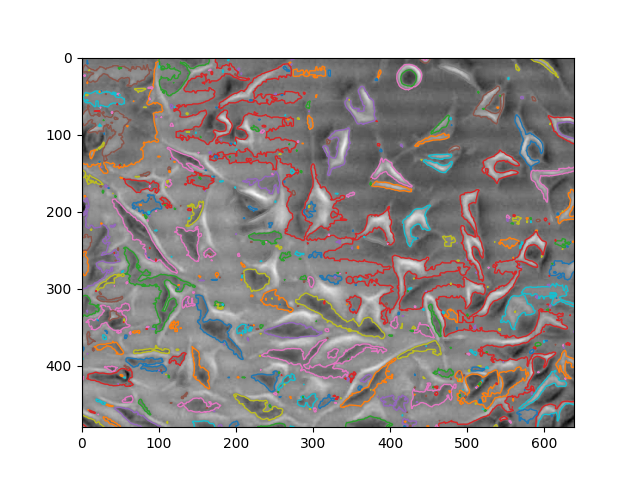
#> input picture inhib_cells/contours_after_log.png, 640 x 480 px
$ python -i inhib_cells_bboxes.py   (imports and definitions only)   (older library calls are emulated)
#> lines starting #> are read from the running program, lines starting #| are printed output that depends on the picture; after the words box and inside, x2 and y2 are one past the last pixel; in counts of white or black regions, pixels touching at a corner belong together
### utils/preprocess.py
import colorsys
import math

import cv2
import numpy as np
from skimage import morphology
import warnings
import matplotlib.pyplot as plt
from skimage import measure

def illumination_correction(image):
    # Alternate filtering
    img = image.copy()
    for i in range(3, 100, 2):
        SE = cv2.getStructuringElement(cv2.MORPH_RECT, (i, 10))
        img = cv2.morphologyEx(img, cv2.MORPH_OPEN, SE)
        img = cv2.morphologyEx(img, cv2.MORPH_CLOSE, SE)

    I_ilumination = image - 0.9 * img + np.mean(0.9 * img)
    return I_ilumination

# [290 lines left out: functions nms, EGT_Segmentation, percentile_computation, fill_holes, mask_overlay, rgb_to_hsv and 5 more, not called in this run]

### alive_cells/test.py
import numpy as np
from PIL import Image
import os
def nms(bounding_boxes, confidence_score, threshold):
    # If no bounding boxes, return empty list
    if len(bounding_boxes) == 0:
        return [], []

    # Bounding boxes
    boxes = np.array(bounding_boxes)

    # coordinates of bounding boxes
    start_x = boxes[:, 0]
    start_y = boxes[:, 1]
    end_x = boxes[:, 2]
    end_y = boxes[:, 3]

    # Confidence scores of bounding boxes
    score = np.array(confidence_score)

    # Picked bounding boxes
    picked_boxes = []
    picked_score = []

    # Compute areas of bounding boxes
    areas = (end_x - start_x + 1) * (end_y - start_y + 1)

    # Sort by confidence score of bounding boxes
    order = np.argsort(score)

    # Iterate bounding boxes
    while order.size > 0:
        # The index of largest confidence score
        index = order[-1]

        # Pick the bounding box with largest confidence score
        picked_boxes.append(bounding_boxes[index])
        picked_score.append(confidence_score[index])

        # Compute ordinates of intersection-over-union(IOU)
        x1 = np.maximum(start_x[index], start_x[order[:-1]])
        x2 = np.minimum(end_x[index], end_x[order[:-1]])
        y1 = np.maximum(start_y[index], start_y[order[:-1]])
        y2 = np.minimum(end_y[index], end_y[order[:-1]])

        # Compute areas of intersection-over-union
        w = np.maximum(0.0, x2 - x1 + 1)
        h = np.maximum(0.0, y2 - y1 + 1)
        intersection = w * h

        # Compute the ratio between intersection and union
        ratio = intersection / (areas[index] + areas[order[:-1]] - intersection)

        left = np.where(ratio < threshold)
        order = order[left]

    return picked_boxes, picked_score

# [30 lines left out: function save_mask_png, not called in this run]

# from scipy.signal.signaltools import convolve2d
#
# from BaseHHO import *
# import os
# import cv2
# from skimage import morphology
# import matplotlib.pyplot as plt
# from HomomorphicFilter import *
# root_path='named_images_split/train'
# for i in os.listdir(root_path):
#     mask_grey = cv2.imread(os.path.join(root_path,i)),cv2.IMREAD_GRAYSCALE)
#     closing_kernel = np.ones((80, 80))
#     closedImage = morphology.closing(mask_grey, closing_kernel)
#     bottomHatImage = closedImage - mask_grey
#
#     homo_filter = HomomorphicFilter(a=0.75, b=1.25)
#     img_filtered = homo_filter.filter(I=bottomHatImage, filter_params=2)
#     medianImage = cv2.medianBlur(img_filtered, 3)
#
#     plt.imshow(img_filtered, cmap='gray')
#     plt.show()
#
#     bottomHatImage = mask_grey
#     # cv2_imshow(bottomHatImage)
#
#     # print(bottomHatImage.max(), bottomHatImage.min())
#
#
#     # lateral
#     lateralKernel = [[-0.025, -0.025, -0.025, -0.025, -0.025],
#                      [-0.025, -0.075, -0.075, -0.075, -0.025],
#                      [-0.025, -0.075, 1, -0.075, -0.025],
#                      [-0.025, -0.075, -0.075, -0.075, -0.025],
#                      [-0.025, -0.025, -0.025, -0.025, -0.025]]
#
#     Ienhanced = bottomHatImage + convolve2d(bottomHatImage, lateralKernel, mode='same')
#
#     Ienhanced = (Ienhanced - Ienhanced.min()) / Ienhanced.max()
#     Ienhanced *= 255
#     Ienhanced = (Ienhanced - Ienhanced.min()) / Ienhanced.max()
#     Ienhanced *= 255
#
#     # cv2_imshow(Ienhanced)
#
#     # MCET-HHO
#     histogram, bin_edges = np.histogram(Ienhanced, bins=256, range=(0, 255))
#     histogram = histogram / (Ienhanced.shape[0] * Ienhanced.shape[1])
#     histogram[0] = 0
#     hho = BaseHHO(30, 250, 3, histogram)
#     gbest, _ = hho.train()
#
#     # binarizing based on best threshold
#     gbest[gbest < 0] = 0
#     gbest[gbest > 255] = 255
#     th = sorted(gbest)
#     # print(th)
#     Ienhanced[Ienhanced > th[2]] = 0
#     Ienhanced[Ienhanced < th[0]] = 0
#     Ienhanced[Ienhanced != 0] = 255
#     plt.imshow(Ienhanced, cmap='gray')
#     plt.show()

### inhib_cells/inhib_cells_bboxes.py
import numpy as np
import matplotlib.pyplot as plt
import cv2
import math
#from scipy import ndimage as ndi

#from skimage.segmentation import watershed
#from skimage.feature import peak_local_max
from skimage import feature
from skimage.color import rgb2gray
#from skimage import measure
from pathlib import Path
from skimage.measure import label, regionprops
from utils.preprocess import illumination_correction
from alive_cells.test import nms
import pandas as pd
import scipy.ndimage.filters
from tqdm import tqdm


def get_bboxes_inhib(image):
    image_gray = rgb2gray(image)
    cell_illumination_corrected = illumination_correction(image_gray)

    # plt.imshow(cell_illumination_corrected)
    # plt.show()

    edges1 = feature.canny(cell_illumination_corrected, sigma=0.1)

    SE = cv2.getStructuringElement(cv2.MORPH_RECT, (2, 2))
    edges1 = edges1.astype(np.uint8)
    edges1 = cv2.morphologyEx(edges1*255, cv2.MORPH_CLOSE, SE)

    label_im = label(edges1, connectivity=2)
    regions = regionprops(label_im)

    # fig, ax = plt.subplots()
    # ax.imshow(image, cmap=plt.cm.gray)
    # plt.show()
    boxeslist = {"cell_type": [], "x_min": [],
                 "y_min": [], "x_max": [], "y_max": []}
    dict_sum_counts = {}
    boxes_area = []
    boxes = []
    img = image.copy()
    for props in regions:
        # [6 lines of commented-out code are left out]

        minr, minc, maxr, maxc = props.bbox
        dict_sum_counts[props.area_bbox] = dict_sum_counts.get(
            props.area_bbox, 0) + 1
        is_large_or_small = not (
            props.area_bbox < 400 or props.area_bbox > 80000)
        if is_large_or_small and minc < maxc and minr < maxr:
            boxes.append([minc, minr, maxc, maxr])
            boxeslist["cell_type"].append("inhib")
            boxeslist["x_min"].append(minc)
            boxeslist["y_min"].append(minr)
            boxeslist["x_max"].append(maxc)
            boxeslist["y_max"].append(maxr)
            cv2.rectangle(img, (minr, minr),
                          (maxc, maxr), (255, 0, 0), 1)
            boxes_area.append(props.area_bbox)
        else:
            pass

    # plt.imshow(img)
    # plt.show()
    bboxes = pd.DataFrame(boxeslist)

    bboxes_numpy = bboxes[["x_min", "y_min", "x_max", "y_max"]].to_numpy()

    bboxes_post_nms = np.asarray(
        nms(bboxes_numpy, np.ones_like(boxes_area), 0.15)[0])

    # plt.bar(dict_sum_counts.keys(), dict_sum_counts.values(), color='g')
    # plt.show()

    boxes = pd.DataFrame(bboxes_post_nms, columns=[
                         "x_min", "y_min", "x_max", "y_max"])
    boxes['cell_type'] = 'inhib'
    return boxes[["cell_type", "x_min", "y_min", "x_max", "y_max"]]


# [35 lines not run here, left out]

>>> import cv2
>>> picture = cv2.cvtColor(cv2.imread('contours_after_log.png'), cv2.COLOR_BGR2RGB)
>>> result = get_bboxes_inhib(picture)
#> in get_bboxes_inhib, `image_gray = rgb2gray(image)`:
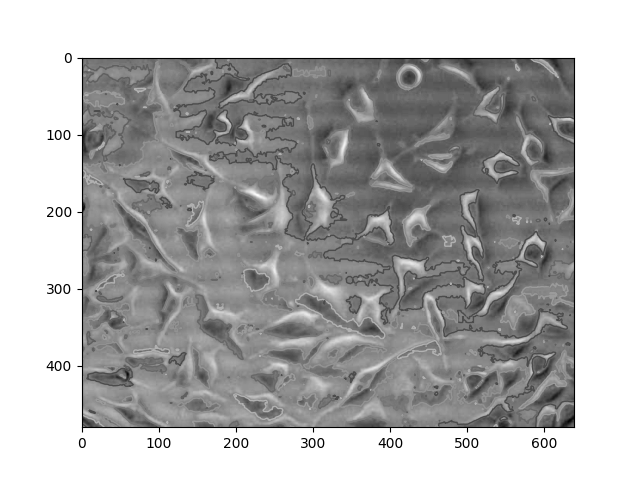
#> image_gray: shape (480, 640) float64; min 0, max 1, mean 0.69
#> after the loop in illumination_correction, `for i in range(3, 100, 2):`:
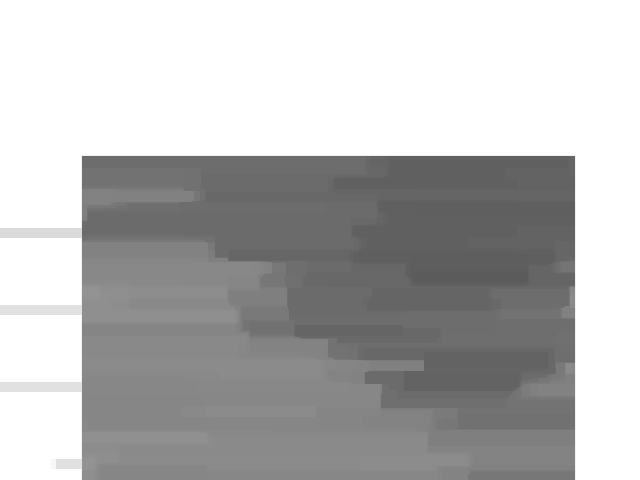
#> img: shape (480, 640) float64; min 0.357, max 1, mean 0.72
#> in illumination_correction, `I_ilumination = image - 0.9 * img + np.mean(0.9 * img)`:
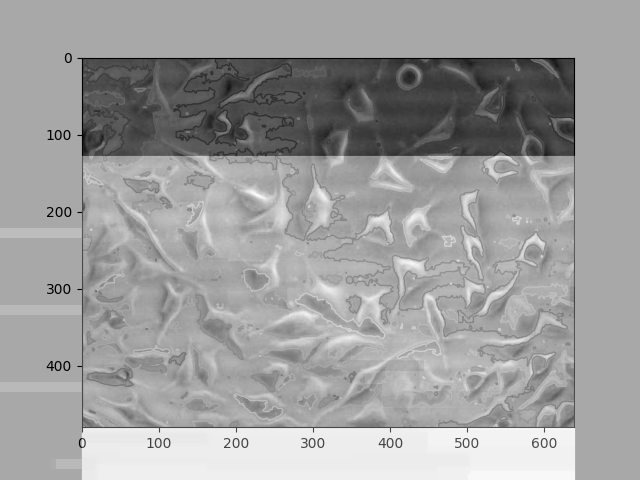
#> I_ilumination: shape (480, 640) float64; min -0.252, max 1.27, mean 0.69; drawn with min black and max white
#> in get_bboxes_inhib, `edges1 = feature.canny(cell_illumination_corrected, sigma=0.1)`:
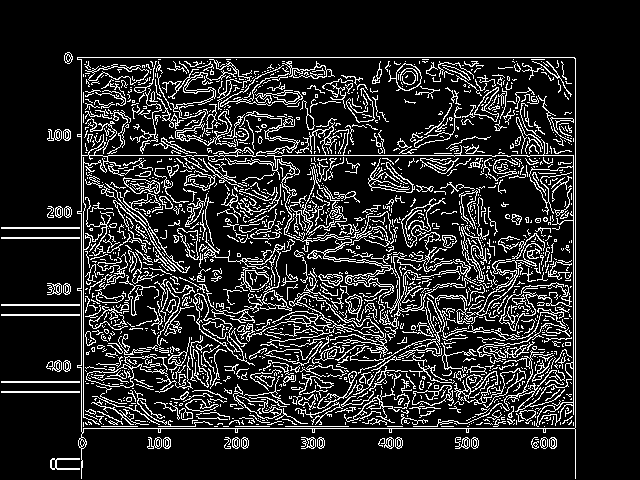
#> edges1: shape (480, 640) bool; 14.8% white in thin lines or dots, all inside (x1, y1, x2, y2) = (1, 52, 576, 479)
#> in get_bboxes_inhib, `SE = cv2.getStructuringElement(cv2.MORPH_RECT, (2, 2))`: SE = [[1, 1], [1, 1]]
#> in get_bboxes_inhib, `edges1 = cv2.morphologyEx(edges1*255, cv2.MORPH_CLOSE, SE)`:
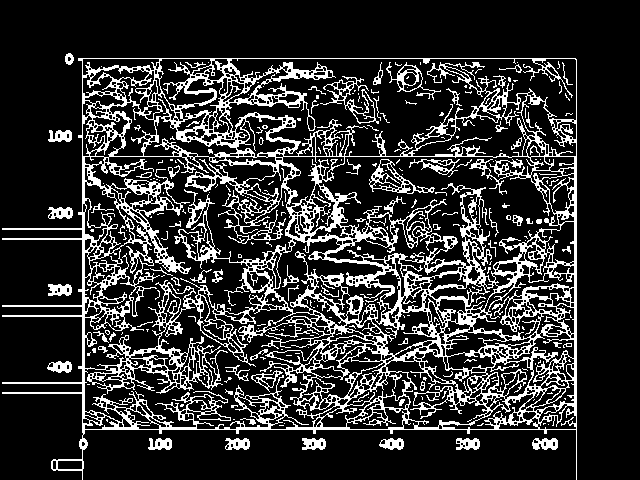
#> edges1: shape (480, 640); 19.2% white in thin lines or dots, all inside (x1, y1, x2, y2) = (2, 53, 577, 480)
#> in get_bboxes_inhib, `label_im = label(edges1, connectivity=2)`:
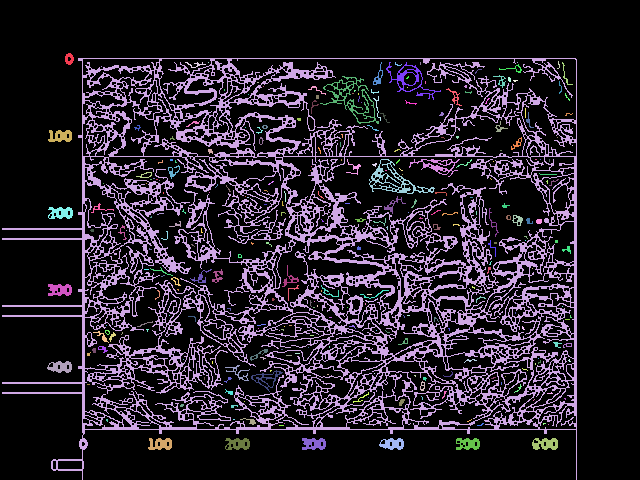
#> label_im: shape (480, 640) int64; 288 distinct labels, from 0 to 287; one colour per label, 0 black
#> in get_bboxes_inhib, `regions = regionprops(label_im)`: regions = 287 regions; largest, box (x1, y1, x2, y2) and area: (2, 58, 577, 480) 51732, (320, 76, 379, 124) 515, (369, 159, 435, 194) 506, (386, 62, 441, 100) 362, (409, 159, 460, 177) 254
#> the loop in get_bboxes_inhib, `for props in regions:` made 287 passes
#> (minr, minc, maxr, maxc, is_large_or_small) on passes 1 to 3: (53, 65, 65, 74, False), (58, 2, 480, 577, False), (61, 557, 69, 560, False)
#> after the loop in get_bboxes_inhib, `for props in regions:`:
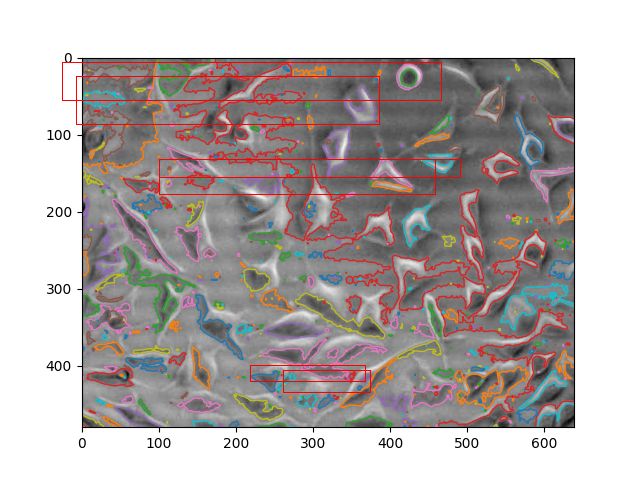
#> img: shape (480, 640, 3); mean R, G, B 181, 173.9, 172.8
#> after the loop in get_bboxes_inhib, `for props in regions:`: boxes = [[386, 62, 441, 100], [320, 76, 379, 124], [369, 159, 435, 194], [409, 159, 460, 177], [225, 365, 250, 381], [251, 370, 283, 392]]; boxes_area = [2090, 2832, 2310, 918, 400, 704]; dict_sum_counts = 80 items
#> result = table of 5 rows and 5 columns
